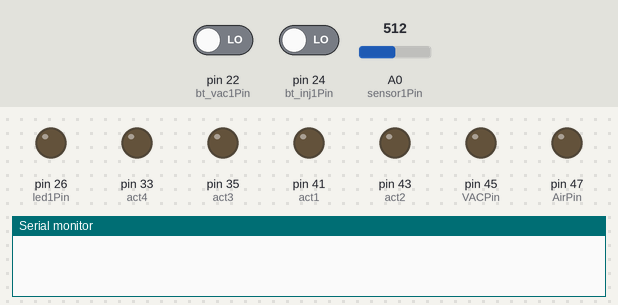
Simulated run of this sketch. Board: Arduino Mega 2560, built with avr-gcc and run on an emulated ATmega2560. On the bench: output pins drawn as LEDs (lit = HIGH), the last lines printed to the serial monitor. Inputs (shaded band) come from the test bench; at power-on: pin 24 (bt_inj1Pin) LOW, pin 22 (bt_vac1Pin) LOW, A0 (sensor1Pin) = 512.

Above: at 1.2 s.
1.3 s: pin 24 (bt_inj1Pin) driven HIGH
At 2.2 s:
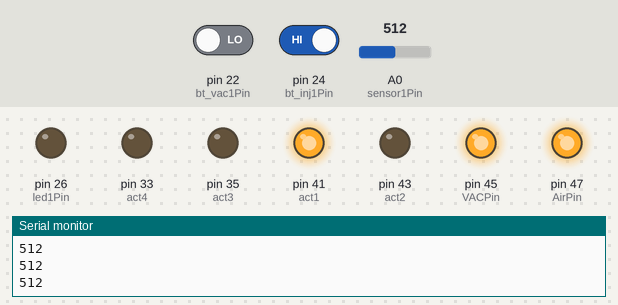
2.8 s: pin 22 (bt_vac1Pin) driven HIGH and pin 24 (bt_inj1Pin) driven LOW
At 3.4 s:
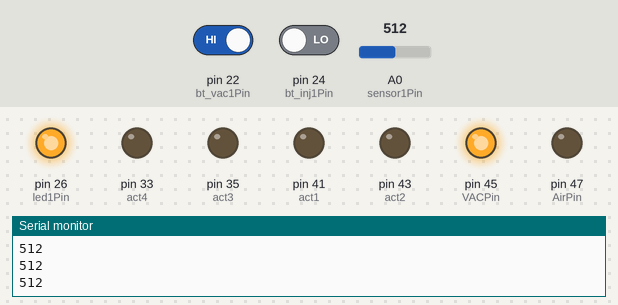
Timing chart, 0 to 5.8 s (numbered marks = the images above; inputs shaded):
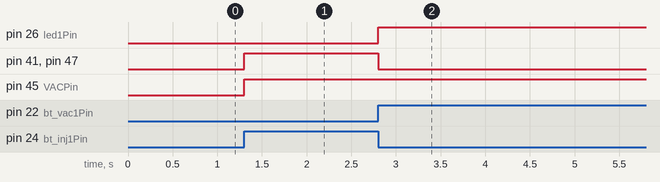

The sketch:

Button_Control.ino
```cpp
// constants won't change. They're used here to set pin numbers:
//Button Group
const int bt_inj1Pin = 24;
const int bt_vac1Pin = 22;
const int bt_inj2Pin = 46;
const int bt_vac2Pin = 28;
const int bt_inj3Pin = 30;
const int bt_vac3Pin = 32;
const int bt_inj4Pin = 34;
const int bt_vac4Pin = 36;
const int led1Pin = 26;

//Relay Group
const int act1 = 41;
const int act2 = 43;
const int act3 = 35;
const int act4 = 33;
const int VACPin = 45;
const int AirPin = 47;

//Sensor Group
const int sensor1Pin = A0;
const int sensor2Pin = A1;
const int sensor3Pin = A2;
const int sensor4Pin = A3;


// variables will change:
int inj1_State = 0;         // variable for reading the pushbutton status
int vac1_State = 0;
int inj2_State = 0;
int vac2_State = 0;
int inj3_State = 0;
int vac3_State = 0;
int inj4_State = 0;
int vac4_State = 0;
int Threshold = 150;
int message = 0;
int count[5] = {0,0,0,0,0};


void setup() {
  // initialize the Valve pins & LEDs as outputs
  pinMode(led1Pin, OUTPUT);
  pinMode(act1, OUTPUT);
  pinMode(act2, OUTPUT);
  pinMode(act3, OUTPUT);
  pinMode(act4, OUTPUT);
  pinMode(VACPin, OUTPUT);
  pinMode(AirPin, OUTPUT);

  // initialize the pushbutton pin as an input:
  pinMode(bt_inj1Pin, INPUT);
  pinMode(bt_vac1Pin, INPUT);

  Serial.begin(9600);

}


void loop() {
  if (Serial.available() > 0){
    message = Serial.read();
  }
  inj1_State = digitalRead(bt_inj1Pin);
  vac1_State = digitalRead(bt_vac1Pin);
  // check if the pushbutton is pressed. If it is, the buttonState is HIGH:
  if (message == 1 or inj1_State == HIGH) {
    Pressure_in(sensor1Pin,act1,0);
  }
  else if (message == 3 or vac1_State == HIGH){
    Vac(act1,0);
  }
  else if (message == 4) {
    Pressure_in(sensor2Pin,act2,1);
  }
  else if (message == 5){
    Vac(act2,1);
  }
  else if (message == 6) {
    Pressure_in(sensor3Pin,act3,2);
  }
  else if (message == 7){
    Vac(act3,2);
  }
  else if (message == 8) {
    Pressure_in(sensor4Pin,act4,3);
  }
  else if (message == 9){
    Vac(act4,3);
  }
  else if (message == 2) {
    digitalWrite(led1Pin, LOW);
    digitalWrite(act1, HIGH);
    digitalWrite(act2, HIGH);
    digitalWrite(act3, HIGH);
    digitalWrite(act4, HIGH);
    digitalWrite(VACPin, HIGH);
    digitalWrite(AirPin,HIGH);
  }
}

void Pressure_in (int sensor_pin,int actuator_pin, int index){
  int sensorValue = 0;
  sensorValue = analogRead(sensor_pin);
  Serial.println(sensorValue);
  if (sensorValue > Threshold){
    count[index] = count[index] + 1;
  }
  if (sensorValue < Threshold and count[index] < 2){
    digitalWrite(led1Pin, HIGH);
    digitalWrite(actuator_pin, LOW);   //Open Valve
    digitalWrite(VACPin, LOW); //Close VAC
    digitalWrite(AirPin,HIGH);
  }
  else{
    digitalWrite(led1Pin, LOW);
    digitalWrite(actuator_pin, HIGH);   //Close Valve
    digitalWrite(VACPin, HIGH); //Open VAC
    digitalWrite(AirPin,HIGH);
  }
}

void Vac (int actuator_pin, int index){
  count[index] = 0;
  digitalWrite(led1Pin, HIGH);
  digitalWrite(actuator_pin, LOW);   //Open Valve
  digitalWrite(VACPin, HIGH); //Open VAC
  digitalWrite(AirPin,LOW);   //Close Compressed Air
}
```

Measured:
- after the input at 1.3 s, pin 41 (act1), pin 45 (VACPin), pin 47 (AirPin): LOW → HIGH at once
- after the input at 2.8 s, pin 26 (led1Pin): LOW → HIGH at once; pin 41 (act1), pin 47 (AirPin): HIGH → LOW at once
